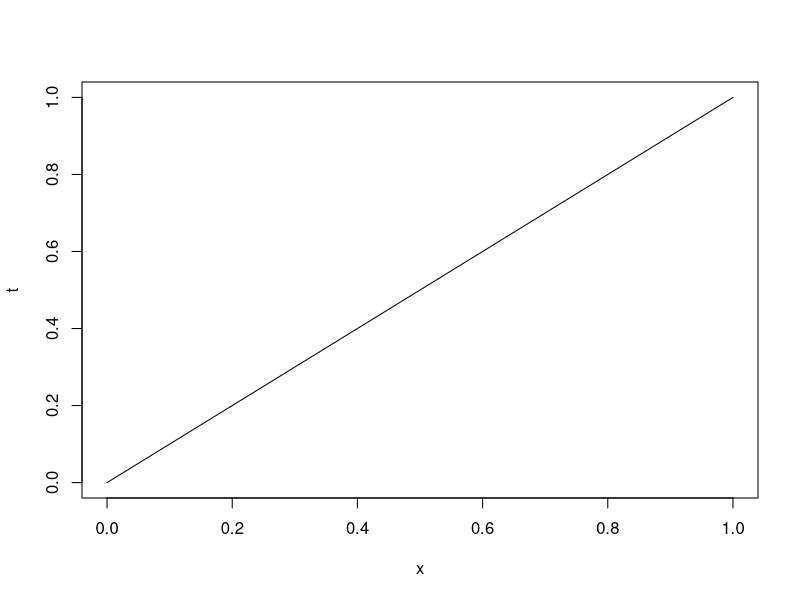
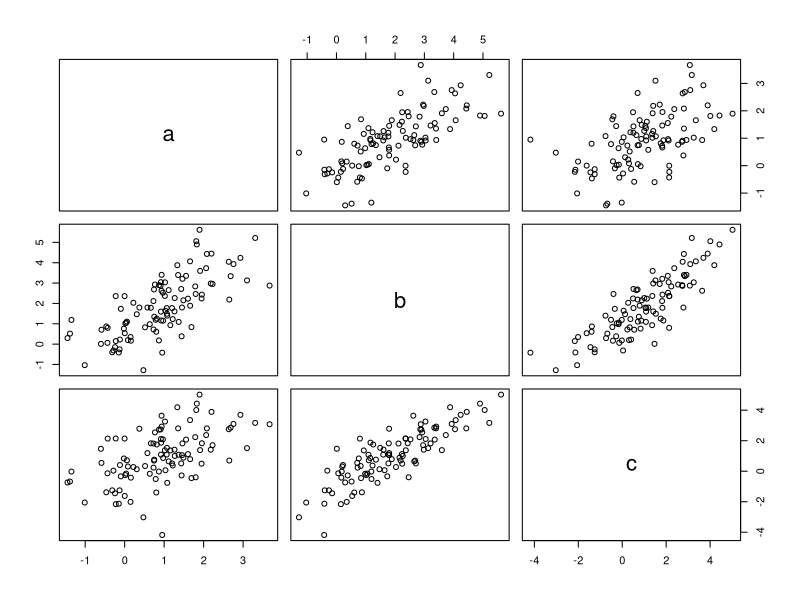

These figures' R source, in order:
plot(t)
x1 = rnorm(100, 1, 1)
x2 = rnorm(100, 1, 1)
x3 = rnorm(100, 1, 1)
t <- data.frame(x1, x1+x2, x1+x2-x3)
colnames(t) <- c('a', 'b', 'c')
plot(t)

